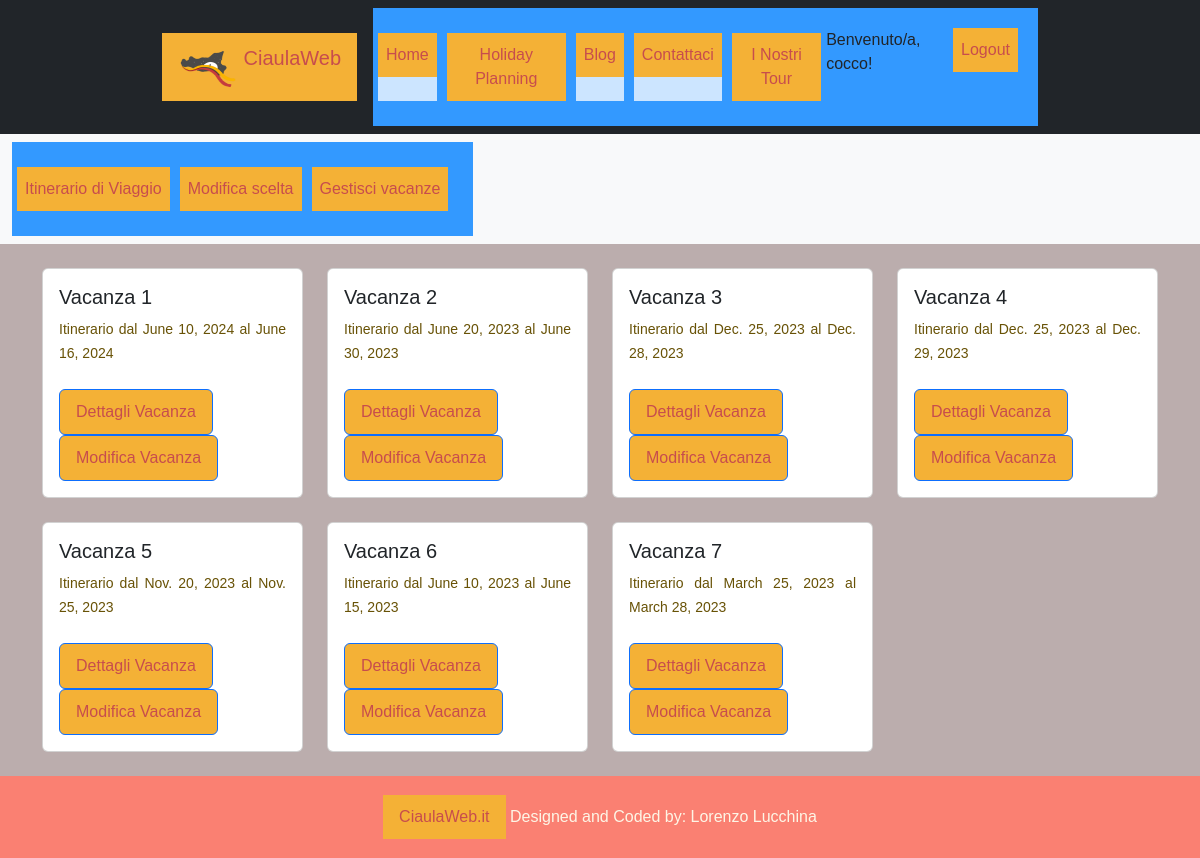
/HolidayPlanning/vacanze/ (signed in), run on the app's committed database.
### profiles/models.py (models this page shows, shortened)
class UserProfileModel(AbstractBaseUser):
    nrSocio = models.IntegerField(primary_key=True)  # chiave, deve autogenerarsi
    first_name = models.CharField(max_length=32)
    last_name = models.CharField(max_length=32)
    email = models.CharField(max_length=32, unique=True)
    codiceFiscale = models.CharField(max_length=18)
    telefono = models.CharField(max_length=32)
    dataDiNascita = models.DateField(null=True)
    is_active = models.BooleanField(default=True)
    is_admin = models.BooleanField(default=False)
    objects = UserManager()
    USERNAME_FIELD = 'email'
    REQUIRED_FIELDS = []
    class Meta:
        verbose_name = 'User'
        verbose_name_plural = 'Users'

### HolidayPlanning/models.py (models this page shows, shortened)
class Vacanza(models.Model):
    dataArrivo = models.DateField()
    dataPartenza = models.DateField()
    nrPersone = models.IntegerField()
    budgetDisponibile = models.FloatField()
    utente = models.ForeignKey(UserProfileModel, related_name='Utente', on_delete=models.PROTECT)
    scelte = models.ManyToManyField(Scelta, related_name='vacanze')
    class Meta:
        verbose_name = "Vacanza"
        verbose_name_plural = "Vacanze"

### HolidayPlanning/views.py (the view)
# urls.py: path("vacanze/", VacanzeList.as_view(), name="vacanze"),
class VacanzeList(LoginRequiredMixin, ListView):
    model = Vacanza
    template_name = "HolidayPlanning/vacanze.html"
    def get_context_data(self, **kwargs):
        context = super().get_context_data(**kwargs)
        context['title'] = "Le tue Vacanze"
        context['utente'] = self.request.user
        context['vacanze'] = Vacanza.objects.filter(utente=self.request.user)
        return context

### HolidayPlanning/templates/HolidayPlanning/vacanze.html (shortened to what this page needs)
{% extends "base.html" %}
{% block content %}
  <div class="container mt-4">
    <div class="row">
        {% for v in vacanze %}
            <div class="col-md-3 mb-4">
                <div class="card">
                    <div class="card-body">
                        <h5 class="card-title">Vacanza {{forloop.counter }}</h5>
                        <p class="card-text">Itinerario dal {{ v.dataArrivo }} al {{ v.dataPartenza }}</p>
                        <a href="{% url 'HolidayPlanning:dettagliovacanza' v.pk %}" class="btn btn-primary">Dettagli Vacanza</a>
                        <a href="{% url 'HolidayPlanning:modificavacanza' v.pk %}" class="btn btn-primary">Modifica Vacanza</a>
                    </div>
                </div>
            </div>
        {% empty %}
                <p class="col-12">Non Hai ancora creato vacanze</p>
                <p class="col-12">Clicca <a href="{% url 'HolidayPlanning:creavacanza' %}">qui</a> per crearne una</p>
        {% endfor %}
    </div>
  </div>
{% endblock %}

### templates/base.html (shortened to what this page needs)
<!DOCTYPE html>
{% load static %}
<html lang="en">
<head>
    {% block head %}
        <link rel="stylesheet"
              href="https://cdn.jsdelivr.net/npm/bootstrap@5.3.0-alpha1/dist/css/bootstrap.min.css"
>
	<link rel="stylesheet" type="text/css" href='{% static "/css/style.css"  %}'>
    {% endblock %}
    {% load crispy_forms_tags %}
</head>
<body>
<nav class="navbar navbar-expand-lg navbar-dark bg-dark">
        <div class="w-75 container-fluid">
        <a class="navbar-brand pl-5" href="{% url 'attractions:attrazioni' %}">
            <img src="/../../static/img/logo_ciaulaweb-192x192.png" class="d-inline-block logo_ciaulaweb align-top" alt="Logo">
            CiaulaWeb
        </a>
        <div class="collapse navbar-collapse" id="navbarNavDropdown">
            <ul class="navbar-nav pl-5">
                <li class="nav-item active pl-5">
                    <a class="nav-link" href="{% url 'attractions:attrazioni' %}">Home</a>
                </li>
                <li class="nav-item pl-5">
                    <a class="nav-link" href="{% url 'HolidayPlanning:creavacanza' %}">Holiday Planning</a>
                </li>
                <li class="nav-item pl-5">
                    <a class="nav-link" href="{% url 'attractions:cerca' %}">Blog</a>
                </li>
                <li class="nav-item pl-5">
                    <a class="nav-link" href="#">Contattaci</a>
                </li>
                <li class="nav-item pl-5">
                    <a class="nav-link " href="{% url 'attractions:attrazioni' %}">I Nostri Tour</a>
                </li>
                {% if user.is_authenticated %}
                    <div class="nav-item pl-5">
                        <a>Benvenuto/a, {{user.first_name}}! </a>
                    </div>
                    <div class="nav-item pl-5">
                        <a class="nav-link" href="{% url 'profiles:user-logout' %}"> Logout </a>
                    </div>
                {% endif %}
            </ul>
        </div>
    </div>
</nav>
{% if user.is_authenticated %}
<nav class="navbar navbar-expand-lg navbar-light bg-light">
  <div class="container-fluid">
    <div class="collapse navbar-collapse" id="navbarNav">
      <ul class="navbar-nav">
        <li class="nav-item">
          <a class="nav-link" href="{% url 'HolidayPlanning:scelte'%}">Itinerario di Viaggio</a>
        </li>
        <li class="nav-item">
          <a class="nav-link" href="#">Modifica scelta</a>
        </li>
        <li class="nav-item">
          <a class="nav-link" href="{% url 'HolidayPlanning:vacanze' %}">Gestisci vacanze</a>
        </li>
      </ul>
    </div>
  </div>
</nav>
{% endif %}
{% block content %}
{% endblock %}
<footer class="page-footer font-small blue">
    <div class="footer-copyright text-center py-3">
        <a href="{% url 'home' %}">CiaulaWeb.it</a>
        Designed and Coded by: Lorenzo Lucchina
    </div>
</footer>
</body>
</html>

### static/css/style.css (style rules this page uses)
* { font-family: 'Montserrat', sans-serif !important; }
.logo_ciaulaweb { width: 60px; height: 48px; }
ul { background: #3399ff; padding: 20px; }
ul li { background: #cce5ff; color: darkblue; margin: 5px; }
a:link, a:visited { background-color: #f4b136; color: rgb(199, 77, 77); padding: 10px 16px; text-align: center; text-decoration: none; display: inline-block; }
footer { text-align: center; padding: 3px; background-color: salmon; color: oldlace; }
p { color: #685206; font-family: 'Helvetica Neue', sans-serif; font-size: 14px; line-height: 24px; margin: 0 0 24px; text-align: justify; text-justify: inter-word; }
:root { --gradient: linear-gradient(to left top, #dd2476 10%, #ff512f 90%) !important; }
body { background: #bbadad !important; }

### data on the page
UserProfileModel: first_name "cocco"
Vacanza: dataArrivo "June 10, 2024", dataPartenza "June 16, 2024"
Vacanza: dataArrivo "June 20, 2023", dataPartenza "June 30, 2023"
Vacanza: dataArrivo "Dec. 25, 2023", dataPartenza "Dec. 28, 2023"
Vacanza: dataArrivo "Dec. 25, 2023", dataPartenza "Dec. 29, 2023"
Vacanza: dataArrivo "Nov. 20, 2023", dataPartenza "Nov. 25, 2023"
Vacanza: dataArrivo "June 10, 2023", dataPartenza "June 15, 2023"
Vacanza: dataArrivo "March 25, 2023", dataPartenza "March 28, 2023"
